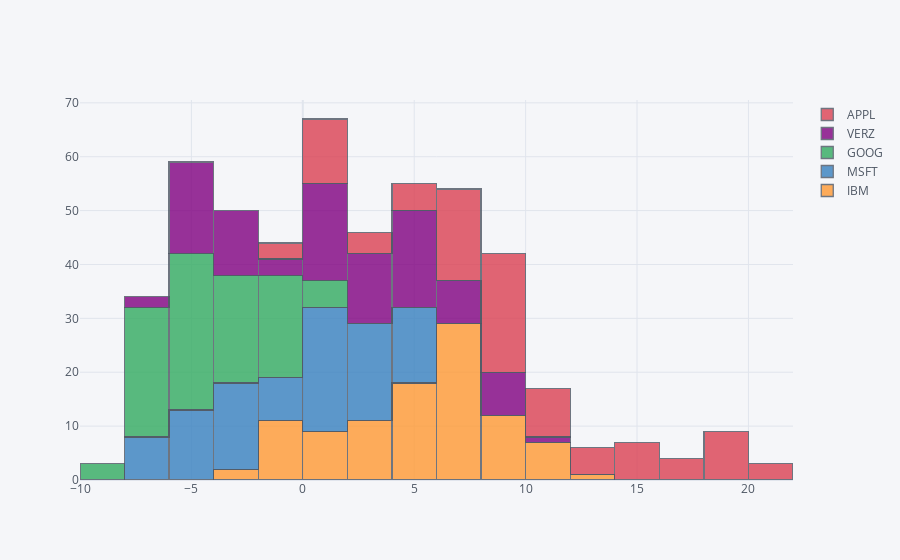

The code cell stored with this chart in its notebook:
### Code cell
df.iplot(kind='histogram',barmode='stack',bins=20)
